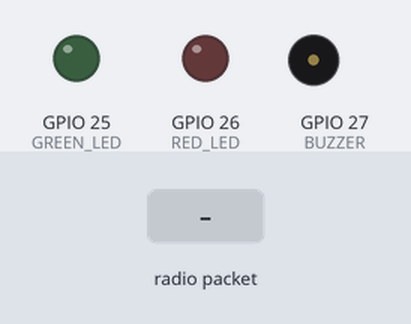
This sketch was run on a simulated ESP32. Parts: output pins drawn as LEDs (lit = HIGH), buzzer (waves = sounding, pin HIGH). The inputs (shaded band) are chosen by the test bench. WiFi joins after 1.5 s; servers stay silent unless stated; no radio packets arrive unless stated; what the sketch prints to the serial monitor is not drawn.

Above: at 3.0 s.
3.1 s: radio packet "5" arrives
At 3.8 s:
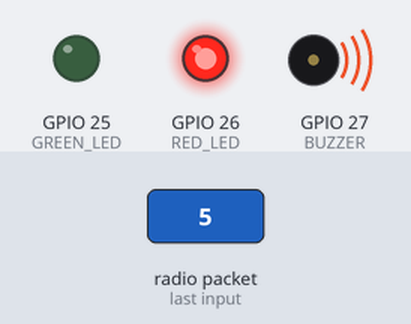
At 5.1 s:
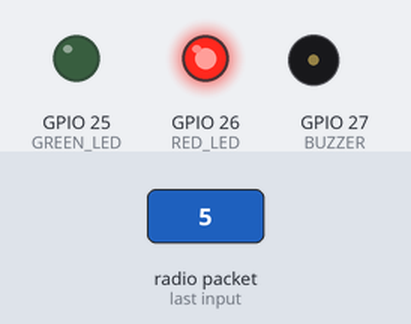
5.5 s: radio packet "90" arrives
At 5.57 s:
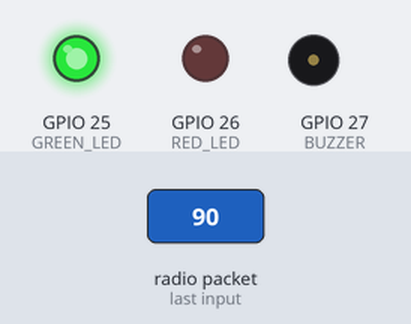
Timing chart, 0 to 8.5 s (numbered marks = the images above; inputs shaded):
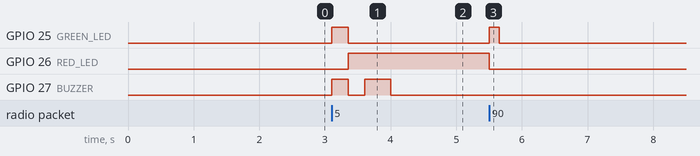

The sketch:

receiver.ino
```cpp
#include <SPI.h>
#include <LoRa.h>
#include <WiFi.h>
#include <WiFiClientSecure.h>
#include <UniversalTelegramBot.h>
#include <ThingSpeak.h>

#define SS    5
#define RST   14
#define DIO0  4

#define RED_LED    26
#define GREEN_LED  25
#define BUZZER     27

// Replace these placeholders locally. Never publish real credentials.
const char* ssid = "YOUR_WIFI_SSID";
const char* password = "YOUR_WIFI_PASSWORD";

#define BOT_TOKEN "YOUR_TELEGRAM_BOT_TOKEN"
#define CHAT_ID   "YOUR_TELEGRAM_CHAT_ID"

WiFiClientSecure client;
UniversalTelegramBot bot(BOT_TOKEN, client);

WiFiClient clientTS;

unsigned long channelID = 0;  // Replace locally with your ThingSpeak channel ID.
const char* writeAPI = "YOUR_THINGSPEAK_WRITE_API_KEY";

float distance = 0;
bool moderateSent = false;
bool highSent = false;
bool criticalSent = false;

void setup()
{
  Serial.begin(115200);

  pinMode(RED_LED, OUTPUT);
  pinMode(GREEN_LED, OUTPUT);
  pinMode(BUZZER, OUTPUT);

  digitalWrite(RED_LED, LOW);
  digitalWrite(GREEN_LED, LOW);
  digitalWrite(BUZZER, LOW);

  SPI.begin(18, 19, 23, SS);
  LoRa.setPins(SS, RST, DIO0);

  while (!LoRa.begin(433E6))
  {
    Serial.println("LoRa Failed");
    delay(500);
  }

  LoRa.setSyncWord(0xF3);
  Serial.println("LoRa Receiver Ready");

  WiFi.begin(ssid, password);
  Serial.print("Connecting WiFi");

  while (WiFi.status() != WL_CONNECTED)
  {
    Serial.print(".");
    delay(300);
  }

  Serial.println("\nWiFi Connected");

  client.setInsecure();
  ThingSpeak.begin(clientTS);

  bot.sendMessage(CHAT_ID, "Smart Flood Monitoring System Active", "");
}

void loop()
{
  int packetSize = LoRa.parsePacket();

  if (packetSize)
  {
    String received = "";

    while (LoRa.available())
      received += (char)LoRa.read();

    received.trim();

    if (received.length() == 0)
      return;

    distance = received.toFloat();

    if (distance <= 0 || distance > 400)
      return;

    Serial.print("Distance: ");
    Serial.println(distance);

    if (distance > 12)
    {
      digitalWrite(RED_LED, LOW);
      digitalWrite(GREEN_LED, HIGH);
      digitalWrite(BUZZER, LOW);

      delay(150);
      digitalWrite(GREEN_LED, LOW);
      delay(150);

      ThingSpeak.setField(2, 0);

      moderateSent = false;
      highSent = false;
      criticalSent = false;
    }
    else if (distance > 8 && distance <= 12)
    {
      digitalWrite(GREEN_LED, HIGH);
      delay(120);
      digitalWrite(GREEN_LED, LOW);
      delay(120);

      digitalWrite(BUZZER, HIGH);
      delay(150);
      digitalWrite(BUZZER, LOW);

      ThingSpeak.setField(2, 1);

      if (!moderateSent)
      {
        bot.sendMessage(CHAT_ID, "Moderate Water Rise Detected", "");
        moderateSent = true;
      }
    }
    else if (distance > 4 && distance <= 8)
    {
      digitalWrite(GREEN_LED, HIGH);
      digitalWrite(RED_LED, LOW);
      digitalWrite(BUZZER, HIGH);
      delay(250);

      digitalWrite(GREEN_LED, LOW);
      digitalWrite(RED_LED, HIGH);
      digitalWrite(BUZZER, LOW);
      delay(250);

      digitalWrite(BUZZER, HIGH);
      delay(400);
      digitalWrite(BUZZER, LOW);

      ThingSpeak.setField(2, 2);

      if (!highSent)
      {
        bot.sendMessage(CHAT_ID, "HIGH WATER LEVEL", "");
        highSent = true;
      }
    }
    else
    {
      for (int i = 0; i < 6; i++)
      {
        digitalWrite(RED_LED, HIGH);
        digitalWrite(BUZZER, HIGH);
        delay(120);

        digitalWrite(RED_LED, LOW);
        delay(40);
      }

      digitalWrite(BUZZER, HIGH);
      delay(1200);
      digitalWrite(BUZZER, LOW);

      ThingSpeak.setField(2, 3);

      if (!criticalSent)
      {
        bot.sendMessage(
          CHAT_ID,
          "CRITICAL FLOOD ALERT\nWater Rising Rapidly!\nImmediate Action Required!",
          ""
        );
        criticalSent = true;
      }
    }

    ThingSpeak.setField(1, distance);
    ThingSpeak.writeFields(channelID, writeAPI);
  }

  delay(10);
}
```

Measured:
- after the input at 3.1 s, GPIO 25 (GREEN_LED): LOW → HIGH at once, → LOW 0.25 s later; GPIO 26 (RED_LED): LOW → HIGH after 0.26 s; GPIO 27 (BUZZER): LOW → HIGH at once, → LOW 0.25 s later, → HIGH 0.25 s later, → LOW 0.40 s later
- after the input at 5.5 s, GPIO 25 (GREEN_LED): LOW → HIGH at once, → LOW 0.15 s later; GPIO 26 (RED_LED): HIGH → LOW at once
